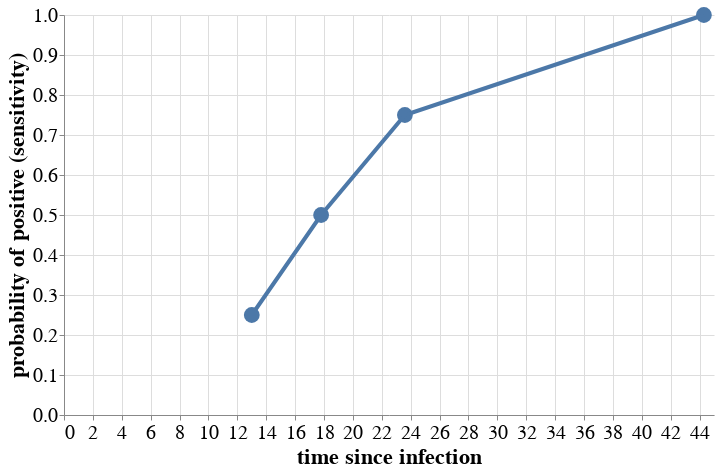

This figure's notebook cell:
### Markdown cell above
### The current (4th) generation Ag-Ab has ~45 window

### Code cell
df7 = pd.DataFrame({'time': [13.0, 17.8, 23.6, 44.3], 
                    'probability of positive (sensitivity)': [.25, .50, .75, 1.0]})

points = alt.Chart(df7).mark_circle(
    opacity = 1.0, size = 250).encode(
    x = alt.X('time', title = 'time since infection'),
    y = 'probability of positive (sensitivity)')

line = alt.Chart(df7).mark_line(
    opacity = 1.0, size = 4).encode(
    x = alt.X('time', title = 'time since infection'),
    y = 'probability of positive (sensitivity)')

d7 = (points + line).properties(
    width = 650,
    height = 400).configure_axis(
    labelFontSize = 20,
    titleFontSize = 22).configure_view(
    strokeWidth = 0.0)

display(d7)

### Figure 1 — Vega-Lite specification as saved in the notebook (floating-point values rounded to 4 significant figures)
{"config": {"view": {"continuousWidth": 400, "continuousHeight": 300, "strokeWidth": 0.0}, "axis": {"labelFontSize": 20, "titleFontSize": 22}}, "layer": [{"mark": {"type": "circle", "opacity": 1.0, "size": 250}, "encoding": {"x": {"type": "quantitative", "field": "time", "title": "time since infection"}, "y": {"type": "quantitative", "field": "probability of positive (sensitivity)"}}}, {"mark": {"type": "line", "opacity": 1.0, "size": 4}, "encoding": {"x": {"type": "quantitative", "field": "time", "title": "time since infection"}, "y": {"type": "quantitative", "field": "probability of positive (sensitivity)"}}}], "data": {"name": "data-f7297386ac11ec0fcf34a01f01fd73b7"}, "height": 400, "width": 650, "$schema": "https://vega.github.io/schema/vega-lite/v4.8.1.json", "datasets": {"data-f7297386ac11ec0fcf34a01f01fd73b7": [{"time": 13.0, "probability of positive (sensitivity)": 0.25}, {"time": 17.8, "probability of positive (sensitivity)": 0.5}, {"time": 23.6, "probability of positive (sensitivity)": 0.75}, {"time": 44.3, "probability of positive (sensitivity)": 1.0}]}}
